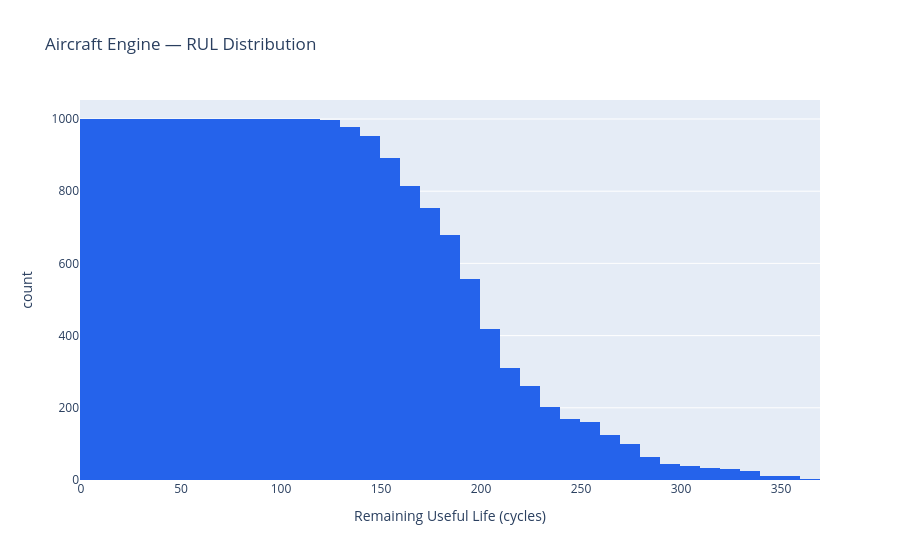

Write notebook code for a chart like this one.
### Code cell
fig = px.histogram(engine, x="rul", nbins=50,
                   title="Aircraft Engine — RUL Distribution",
                   labels={"rul": "Remaining Useful Life (cycles)"},
                   color_discrete_sequence=["#2563eb"])
fig.show()

print("Mean RUL:", round(engine["rul"].mean(), 2))
print("Median RUL:", engine["rul"].median())

### Figure 1 — Plotly figure (JSON) as saved in the notebook; plotly's stock layout.template omitted (floating-point values rounded to 4 significant figures; data arrays with more than 128 entries replaced by an {"elided": "..."} marker saying what was removed)
{"data": [{"bingroup": "x", "hovertemplate": "Remaining Useful Life (cycles)=%{x}<br>count=%{y}<extra></extra>", "legendgroup": "", "marker": {"color": "#2563eb", "pattern": {"shape": ""}}, "name": "", "nbinsx": 50, "orientation": "v", "showlegend": false, "type": "histogram", "x": {"elided": "20631 int values"}, "xaxis": "x", "yaxis": "y"}], "layout": {"barmode": "relative", "legend": {"tracegroupgap": 0}, "title": {"text": "Aircraft Engine — RUL Distribution"}, "xaxis": {"anchor": "y", "domain": [0, 1], "title": {"text": "Remaining Useful Life (cycles)"}}, "yaxis": {"anchor": "x", "domain": [0, 1], "title": {"text": "count"}}}}
